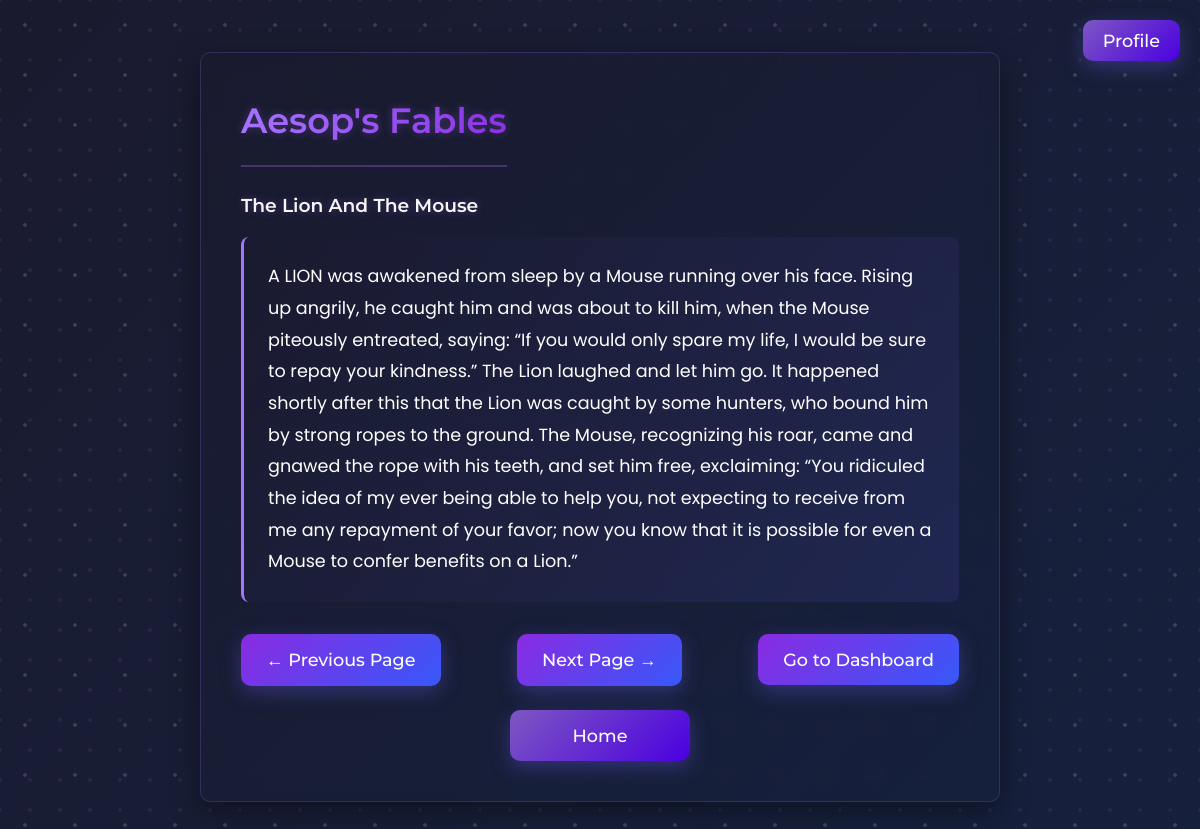
The page /read/4 on the database its author committed.
### app.py (models this page shows)
class Book(db.Model):
    id = db.Column(db.Integer, primary_key=True)
    title = db.Column(db.String(100), nullable=False)
    chapter_title = db.Column(db.String(200))
    content = db.Column(db.Text, nullable=False)
    author = db.Column(db.String(100), default="Unknown")
    translator = db.Column(db.String(100), default="")

### app.py (the view, shortened to what this page needs)
@app.route('/read/<int:page_no>')
def read(page_no):
    page = Book.query.get_or_404(page_no)
    username = session.get('username', 'guest')
    user = User.query.filter_by(username=username).first()
    next_page = Book.query.filter_by(title=page.title, id=page_no + 1).first()
    previous_page = Book.query.filter_by(title=page.title, id=page_no - 1).first()
    return render_template('read.html', page=page,
                           next_page=next_page.id if next_page else None,
                           previous_page=previous_page.id if previous_page else None)

### templates/read.html (shortened to what this page needs)
<!DOCTYPE html>
<html lang="en">
<head>
    <link rel="stylesheet" href="{{ url_for('static', filename='css/main.css') }}">
</head>
<body>
    <a href="{{ url_for('settings') }}" class="profile-btn"><button type="button">Profile</button></a>
    <div class="page-box glass-box">
        <h2 class="page-title">{{ page.title }}</h2>
        {% if page.chapter_title %}
            <h3 class="chapter-title">{{ page.chapter_title }}</h3>
        {% endif %}
        <div class="page-content">{{ page.content }}</div>
        <div class="reading-buttons">
            {% if previous_page %}
                <a href="{{ url_for('read', page_no=previous_page) }}"><button type="button">← Previous Page</button></a>
            {% else %}
                <a><button type="button" disabled>← Previous Page</button></a>
            {% endif %}
            {% if next_page %}
                <a href="{{ url_for('read', page_no=next_page) }}"><button type="button">Next Page →</button></a>
            {% else %}
                <p class="finished-text">🎉 You've finished reading!</p>
            {% endif %}
            <a href="{{ url_for('dashboard', title=page.title) }}"><button type="button">Go to Dashboard</button></a>
        </div>
        <div class="secondary-buttons">
            <a href="{{ url_for('select_book') }}"><button type="button">Home</button></a>
        </div>
    </div>
</body>
</html>

### static/css/main.css (style rules this page uses)
:root { --primary-color: #1a1a2e; --secondary-color: #16213e; --accent-color: #a674ff; --text-color: #f5f5f5; --text-secondary: #d4bfff; --success-color: #28a745; --danger-color: #dc3545; --warning-color: #fd7e14; --dark-color: #6c757d; --border-radius: 10px; --box-shadow: 0 8px 32px rgba(0, 0, 0, 0.3); }
* { margin: 0; padding: 0; box-sizing: border-box; }
body { font-family: 'Poppins', sans-serif; background: linear-gradient(135deg, var(--primary-color), var(--secondary-color)) fixed; color: var(--text-color); min-height: 100vh; line-height: 1.6; padding: 20px; }
body::before { content: ''; position: fixed; top: 0; left: 0; width: 100%; height: 100%; background-image: radial-gradient(rgba(255, 255, 255, 0.15) 2px, transparent 2px), radial-gradient(rgba(166, 116, 255, 0.1) 2px, transparent 2px); background-size: 50px 50px, 30px 30px; background-position: 0 0, 15px 15px; z-index: -1; animation: dotMove 80s linear infinite; }
h1, h2, h3, h4, h5 { font-family: 'Montserrat', sans-serif; margin-bottom: 1rem; font-weight: 600; color: var(--text-color); text-shadow: 0 0 10px rgba(166, 116, 255, 0.3); }
h2 { font-size: 1.8rem; padding-bottom: 0.8rem; border-bottom: 2px solid var(--accent-color); display: inline-block; }
a { color: var(--accent-color); text-decoration: none; transition: all 0.3s ease; }
.glass-box { background: rgba(26, 26, 46, 0.8); backdrop-filter: blur(10px); border-radius: var(--border-radius); box-shadow: var(--box-shadow); border: 1px solid rgba(255, 255, 255, 0.1); animation: fadeIn 0.6s ease-out; transition: transform 0.4s ease; }
.page-box { max-width: 800px; width: 90%; margin: 2rem auto; padding: 2.5rem; position: relative; background: linear-gradient(135deg, rgba(26, 26, 46, 0.7), rgba(22, 33, 62, 0.7)); border: 1px solid rgba(166, 116, 255, 0.2); box-shadow: 0 10px 30px rgba(0, 0, 0, 0.4); }
button, .btn { background: linear-gradient(135deg, #8a2be2, #3758f9); color: white; padding: 15px 25px; border: none; border-radius: var(--border-radius); cursor: pointer; font-size: 1.1rem; font-weight: 500; transition: all 0.3s ease; position: relative; overflow: hidden; box-shadow: 0 6px 20px rgba(89, 86, 213, 0.4); font-family: 'Montserrat', sans-serif; }
.action-buttons, .buttons, .reading-buttons { display: flex; gap: 1rem; margin-top: 2rem; flex-wrap: wrap; justify-content: center; }
.action-buttons button, .buttons button, .reading-buttons button { width: 100%; }
.page-title { font-size: 2.2rem; text-align: center; margin-bottom: 1.5rem; padding-bottom: 1rem; border-bottom: 2px solid rgba(166, 116, 255, 0.3); background: linear-gradient(90deg, #a674ff, #8a2be2); -webkit-background-clip: text; -webkit-text-fill-color: transparent; background-clip: text; color: transparent; }
.page-content { font-size: 1.1rem; line-height: 1.8; padding: 1.5rem; border-radius: 8px; margin-bottom: 2rem; border-left: 3px solid var(--accent-color); background: linear-gradient(125deg, rgba(26, 26, 46, 0.5), rgba(89, 86, 213, 0.15), rgba(26, 26, 46, 0.5)); background-size: 200% 200%; animation: slowGradient 20s ease infinite; color: white; }
.reading-buttons { display: flex; justify-content: space-between; gap: 15px; margin: 2rem 0 1rem; }
.reading-buttons button { position: relative; overflow: hidden; transition: all 0.3s ease; }
.reading-buttons button:before { content: ''; position: absolute; top: 0; left: 0; width: 100%; height: 100%; background: linear-gradient(90deg, transparent, rgba(255, 255, 255, 0.2), transparent); transform: translateX(-100%); }
.profile-btn { position: absolute; top: 20px; right: 20px; width: auto; z-index: 100; }
.profile-btn button { background: linear-gradient(135deg, #7e57c2, #4a00e0); padding: 10px 20px; width: auto; }
.secondary-buttons { display: flex; justify-content: center; margin-top: 1.5rem; width: 100%; text-align: center; }
.secondary-buttons a { width: auto; margin: 0 auto; }
.secondary-buttons button { min-width: 180px; background: linear-gradient(135deg, #7e57c2, #4a00e0); }

### rows shown on the page
Book: chapter_title "The Lion And The Mouse", content "A LION was awakened from sleep by a Mouse running over his face. Rising up angrily, he caught him and was about to kill him, when the Mouse piteously entreated, saying: “If you would only spare my life, I would be sure to repay your kindness.” The Lion laughed and let him go. It happened shortly after this that the Lion was caught by some hunters, who bound him by strong ropes to the ground. The Mouse, recognizing his roar, came and gnawed the rope with his teeth, and set him free, exclaiming: “You ridiculed the idea of my ever being able to help you, not expecting to receive from me any repayment of your favor; now you know that it is possible for even a Mouse to confer benefits on a Lion.”"
